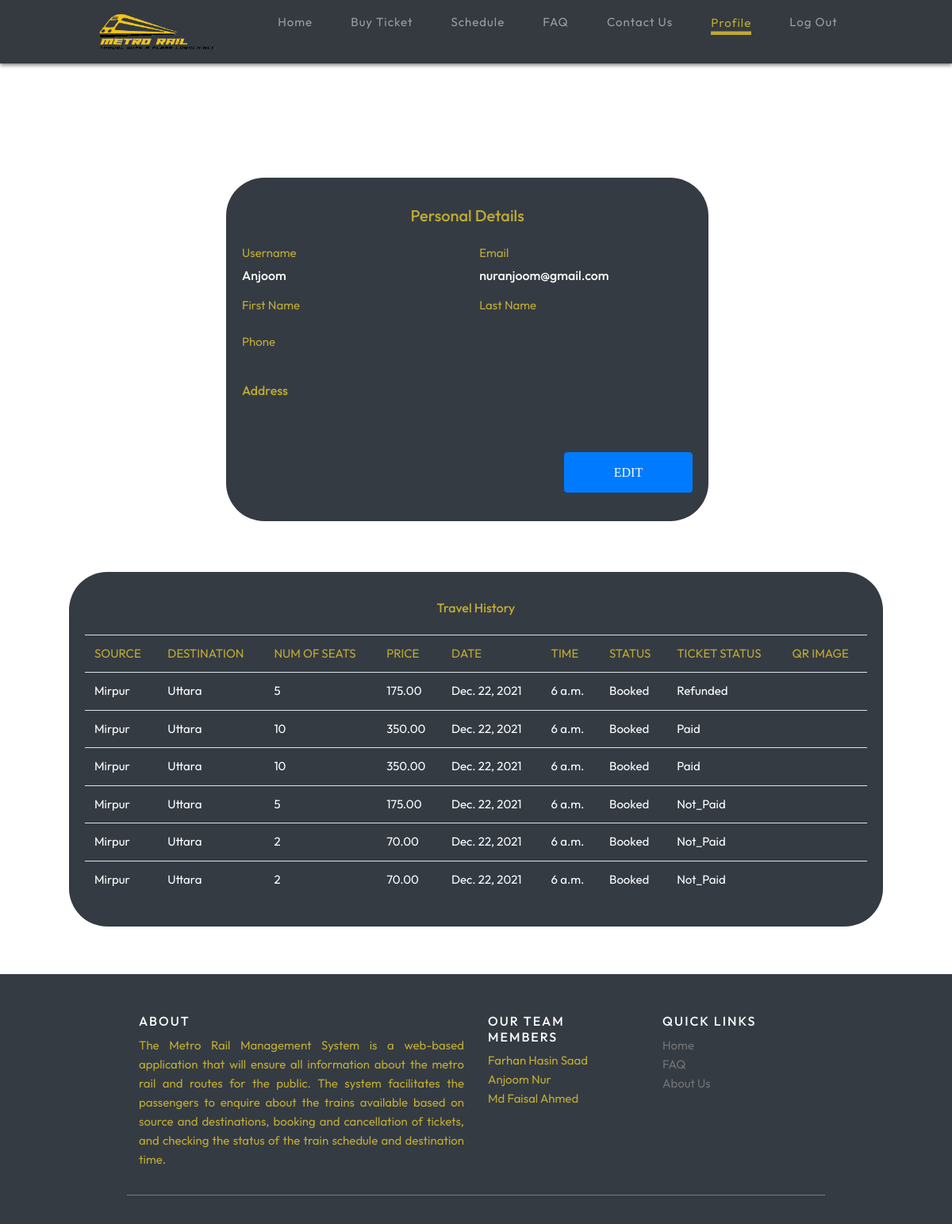
Page /userprofile/ (signed in) on the earlier database version.
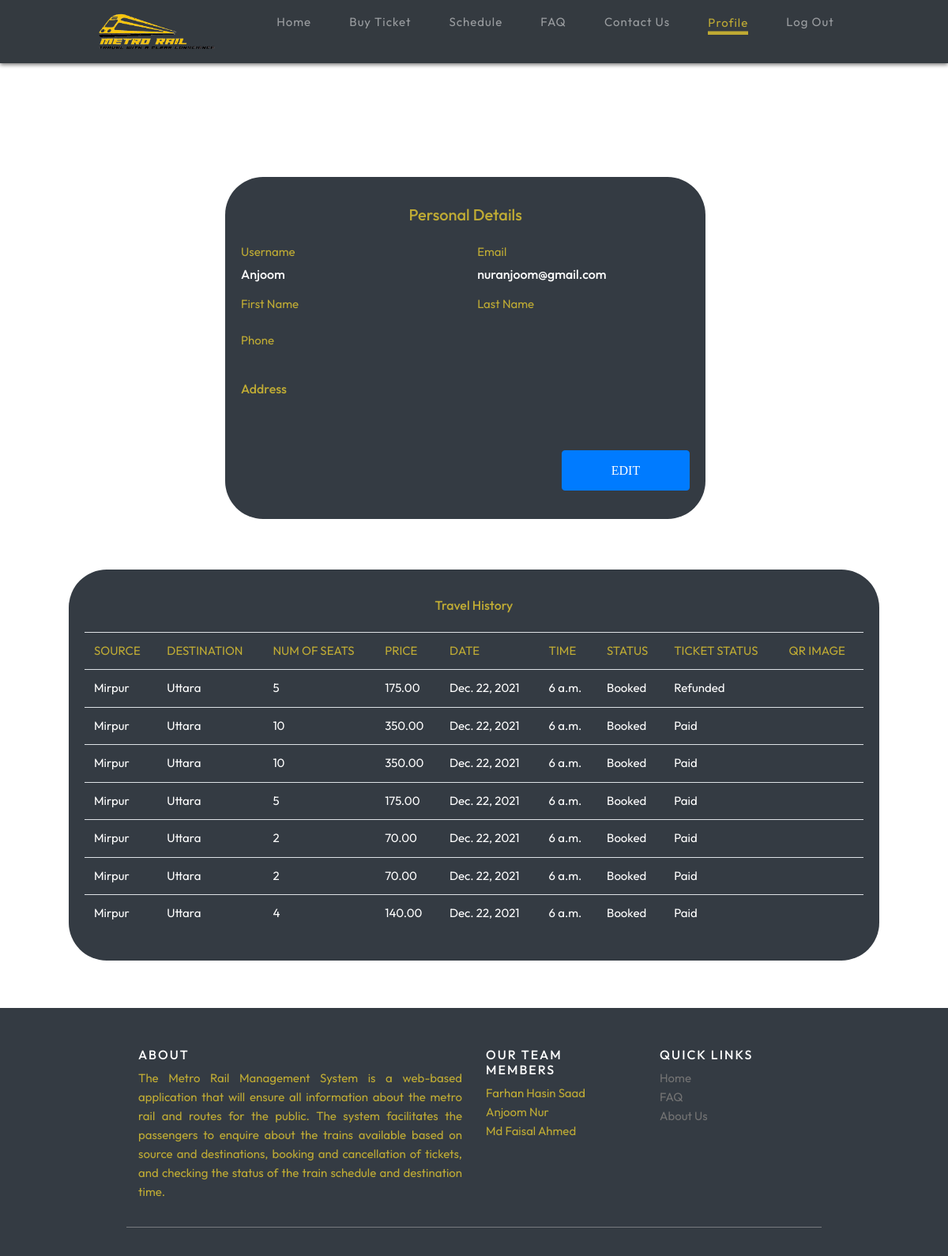
Same page on the later database version.
### accounts/models.py (models this page shows, shortened)
class Book(models.Model):
    BOOKED = 'Booked'
    CANCELLED = 'Cancelled'
    CONFIRMED = 'Confirmed'
    PAID = 'Paid'
    NOT_PAID = 'Not_Paid'
    REFUNDED = 'Refunded'
    TICKET_STATUSES = ((BOOKED, 'Booked'),
                       (CANCELLED, 'Cancelled'),
                       (CONFIRMED,'Confirmed'))
    PAYMENT_STATUSES =((PAID, 'Paid'),
                       (NOT_PAID ,'Not_Paid'),
                       (REFUNDED , 'Refunded'))
    username = models.CharField(max_length=200)
    email = models.CharField(max_length=200)
    source = models.CharField(max_length=30)
    dest = models.CharField(max_length=30)
    routeid = models.IntegerField()
    nos = models.DecimalField(decimal_places=0, max_digits=2)
    price = models.DecimalField(decimal_places=2, max_digits=6)
    status = models.CharField(choices=TICKET_STATUSES, default=BOOKED, max_length=15)
    payment_status = models.CharField(choices= PAYMENT_STATUSES, default=NOT_PAID, max_length=30)
    date = models.DateField()
    time = models.TimeField()
    order_id = models.CharField(max_length=120, blank=True)
    code = models.ImageField(blank=True, upload_to='code')
    is_paid = models.BooleanField(default=False, blank=True)
    is_refunded = models.BooleanField(default=False, blank=True)
    @property
    def imageURL(self):
        try:
            url = self.code.url
        except:
            url = ''
        return url

### railapp/views.py (the view)
# urls.py: path('userprofile/', views.userprofile, name="userprofile"),
@login_required(login_url='log')
def userprofile(request,new={}):
    username_r = request.user.username
    user_r = request.user
    book_list = Book.objects.filter(username=username_r)
    gguser = GeneralUser.objects.filter(user=user_r)
    context = { 'gguser':gguser, 'book_list':book_list }
    if book_list:
        return render(request, 'railapp/userprofile.html', context)
    else:
        context["error"] = "Sorry no buses booked"
        return render(request, 'railapp/userprofile.html', context)

### railapp/templates/railapp/userprofile.html (shortened to what this page needs)
{% extends 'railapp/main.html' %}
{% block content %}
{% load static %}
<head>
<link rel="stylesheet" href="{% static 'css/contact.css' %}">
</head>
<body>
<div class="container">
  <div class="row gutters">
  <div class="col-xl-9 col-lg-9 col-md-12 col-sm-12 col-12">
  <div class="card h-100">
    <div class="card-body">
      <div class="row">
        <div class="col-xl-12 col-lg-12 col-md-12 col-sm-12 col-12">
          <h5 style="text-align:center;padding:1rem;" class="mb-2">Personal Details</h5>
        </div>
        <div class="col-xl-6 col-lg-6 col-md-6 col-sm-6 col-12">
          <div class="form-group">
            <label for="firstName">Username</label>
           <h6 style="color:white;"> {{ user.username }} </h6>
          </div>
        </div>
        <div class="col-xl-6 col-lg-6 col-md-6 col-sm-6 col-12">
          <div class="form-group">
            <label for="email">Email</label>
            <h6 style="color:white;"> {{ user.email }} </h6>
          </div>
        </div>
        <div class="col-xl-6 col-lg-6 col-md-6 col-sm-6 col-12">
          <div class="form-group">
            <label for="firstName">First Name</label>
          </div>
        </div>
        <div class="col-xl-6 col-lg-6 col-md-6 col-sm-6 col-12">
          <div class="form-group">
            <label for="lastName">Last Name</label>
          </div>
        </div>
        <div class="col-xl-6 col-lg-6 col-md-6 col-sm-6 col-12">
          <div class="form-group">
            <label for="phone">Phone</label>
          </div>
        </div>
      </div>
      <div class="row ">
        <div class="col-xl-12 col-lg-12 col-md-12 col-sm-12 col-12">
          <h6 class="mt-3 mb-2">Address</h6>
        </div>
      </div>
      <div class="row ">
        <div class="col-xl-12 col-lg-12 col-md-12 col-sm-12 col-12">
          <div class="text-right">
            <button type="button" id="submit" name="submit" class="btn btn-primary">Edit</button>
          </div>
        </div>
      </div>
    </div>
  </div>
  </div>
  </div>
  </div>
  <div class="thistory">
    <div class="col-xl-12 col-lg-9 col-md-12 col-sm-12 col-12">
    <div class="card h-100">
      <div class="card-body">
        <div class="account-settings">
          <div class="about">
            <h6 style="text-align:center;padding:1rem;">Travel History</h6>
            <table class="table table-striped">
              <thead style="background-color: #343b43;color: rgba(209, 185, 50, 0.89);">
              <td>SOURCE</td>
              <td>DESTINATION</td>
              <td>NUM OF SEATS</td>
              <td>PRICE</td>
              <td>DATE</td>
              <td>TIME</td>
              <td>STATUS</td>
              <td>TICKET STATUS</td>
              <td>QR IMAGE</td>
              </thead>
              <thead style="background-color: #343b43;color: rgb(255, 255, 255);">
              {% for row in book_list %}
              <tr>
                  <td>{{row.source}}</td>
                  <td>{{row.dest}}</td>
                  <td>{{row.nos}}</td>
                  <td>{{row.price}}</td>
                  <td>{{row.date}}</td>
                  <td>{{row.time}}</td>
                  <td>{{row.status}}</td>
                  <td>{{row.payment_status}}
                  <td><img style="width:6rem" src="{{row.imageURL}}"></td>
              </tr>
              {% endfor %}
              </thead>
          </table>
          </div>
        </div>
      </div>
    </div>
    </div>
    </div>
  <body>
  {% endblock content %}

Differences in the rows shown:
changed Book (number 4 of 7 on the later page): payment_status "Not_Paid" → "Paid"
changed Book (number 5 of 7 on the later page): payment_status "Not_Paid" → "Paid"
changed Book (number 6 of 7 on the later page): payment_status "Not_Paid" → "Paid"
added Book: source "Mirpur", dest "Uttara", nos "4", price "140.00", date "Dec. 22, 2021", time "6 a.m.", status "Booked", payment_status "Paid"
